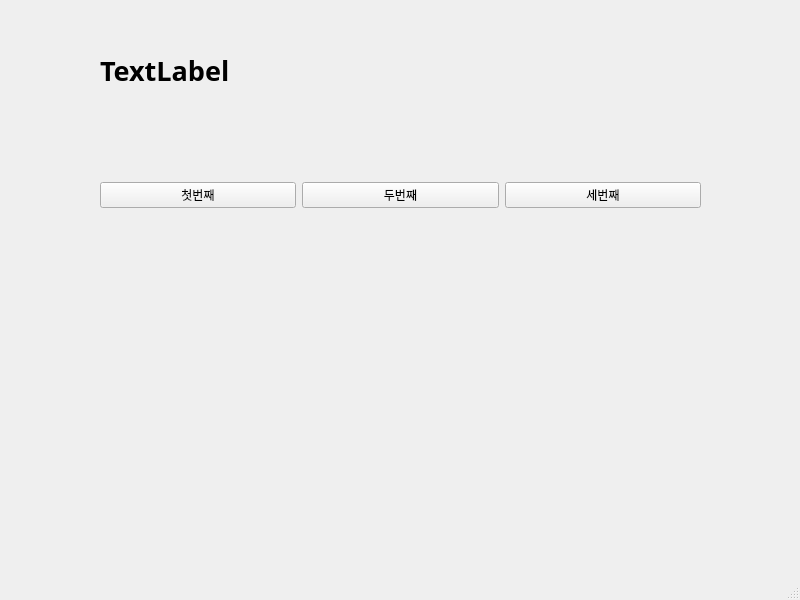
<?xml version="1.0" encoding="UTF-8"?>
<ui version="4.0">
 <class>MainWindow</class>
 <widget class="QMainWindow" name="MainWindow">
  <property name="geometry">
   <rect>
    <x>0</x>
    <y>0</y>
    <width>800</width>
    <height>600</height>
   </rect>
  </property>
  <property name="windowTitle">
   <string>MainWindow</string>
  </property>
  <widget class="QWidget" name="centralwidget">
   <widget class="QWidget" name="horizontalLayoutWidget">
    <property name="geometry">
     <rect>
      <x>100</x>
      <y>120</y>
      <width>601</width>
      <height>151</height>
     </rect>
    </property>
    <layout class="QHBoxLayout" name="horizontalLayout">
     <item>
      <widget class="QPushButton" name="pushButton_2">
       <property name="text">
        <string>첫번째</string>
       </property>
      </widget>
     </item>
     <item>
      <widget class="QPushButton" name="pushButton_3">
       <property name="text">
        <string>두번째</string>
       </property>
      </widget>
     </item>
     <item>
      <widget class="QPushButton" name="pushButton">
       <property name="text">
        <string>세번째</string>
       </property>
      </widget>
     </item>
    </layout>
   </widget>
   <widget class="QLabel" name="label">
    <property name="geometry">
     <rect>
      <x>100</x>
      <y>50</y>
      <width>601</width>
      <height>41</height>
     </rect>
    </property>
    <property name="font">
     <font>
      <family>맑은 고딕</family>
      <pointsize>20</pointsize>
      <weight>75</weight>
      <bold>true</bold>
     </font>
    </property>
    <property name="text">
     <string>TextLabel</string>
    </property>
   </widget>
  </widget>
  <widget class="QMenuBar" name="menubar">
   <property name="geometry">
    <rect>
     <x>0</x>
     <y>0</y>
     <width>800</width>
     <height>21</height>
    </rect>
   </property>
  </widget>
  <widget class="QStatusBar" name="statusbar"/>
 </widget>
 <resources/>
 <connections>
  <connection>
   <sender>pushButton_2</sender>
   <signal>clicked()</signal>
   <receiver>MainWindow</receiver>
   <slot>firstClick()</slot>
   <hints>
    <hint type="sourcelabel">
     <x>193</x>
     <y>213</y>
    </hint>
    <hint type="destinationlabel">
     <x>214</x>
     <y>266</y>
    </hint>
   </hints>
  </connection>
  <connection>
   <sender>pushButton_3</sender>
   <signal>clicked()</signal>
   <receiver>MainWindow</receiver>
   <slot>secondClick()</slot>
   <hints>
    <hint type="sourcelabel">
     <x>404</x>
     <y>214</y>
    </hint>
    <hint type="destinationlabel">
     <x>406</x>
     <y>270</y>
    </hint>
   </hints>
  </connection>
  <connection>
   <sender>pushButton</sender>
   <signal>clicked()</signal>
   <receiver>MainWindow</receiver>
   <slot>thirdClick()</slot>
   <hints>
    <hint type="sourcelabel">
     <x>597</x>
     <y>215</y>
    </hint>
    <hint type="destinationlabel">
     <x>615</x>
     <y>272</y>
    </hint>
   </hints>
  </connection>
 </connections>
 <slots>
  <slot>firstClick()</slot>
  <slot>secondClick()</slot>
  <slot>thirdClick()</slot>
 </slots>
</ui>
